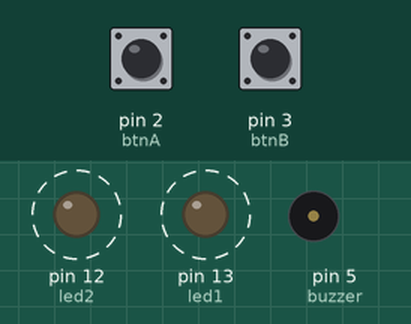
A sketch run on a simulated Arduino Uno, built with avr-gcc and run on an emulated ATmega328P. Parts: output pins drawn as LEDs (lit = HIGH), buzzer (waves = sounding). Dashed ring = blinking. The test bench sets the inputs (shaded band); at power-on: pin 2 (btnA) HIGH, pin 3 (btnB) HIGH.

Above: at 1.2 s.
1.3 s: pin 2 (btnA) pulled LOW for 0.15 s
At 4.2 s:
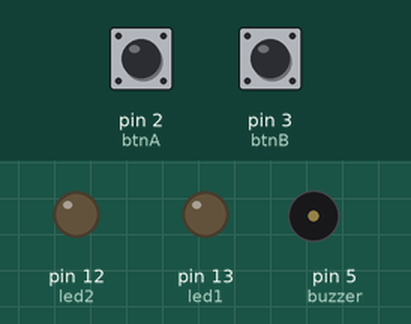
4.3 s: pin 3 (btnB) pulled LOW for 0.15 s
At 5.07 s:
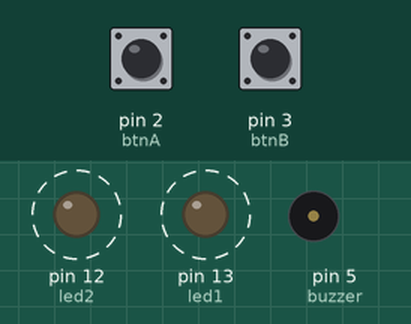
Timing chart, 0 to 13.3 s (numbered marks = the images above; inputs shaded):
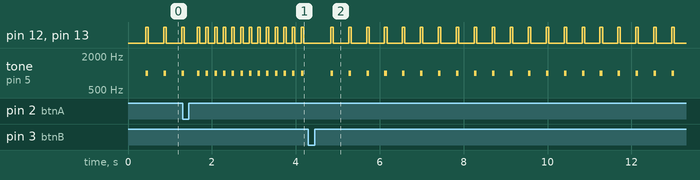

Measured:
- after the input at 4.3 s, pin 12 (led2), pin 13 (led1): alternates HIGH for 0.06 s and LOW for 0.37 s, starting after 0.53 s; tone on pin 5 (buzzer): alternates 1000 Hz for 0.06 s and silent for 0.37 s, starting after 0.53 s
- by itself, pin 12 (led2), pin 13 (led1): repeats every 0.21 s: HIGH 0.06 s, LOW 0.15 s
- by itself, tone on pin 5 (buzzer): repeats every 0.21 s: 1000 Hz 0.06 s, silent 0.15 s

The sketch:

metronome.ino
```cpp
// 節拍器
// 腳位：Button A = D2, Button B = D3, Buzzer = D5, LED1(藍) = D13, LED2(紅) = D12
// Button A：BPM +50（上限 500）
// Button B：BPM -50（下限 20）

int btnA   = 2;
int btnB   = 3;
int buzzer = 5;
int led1   = 13;
int led2   = 12;

int bpm = 140;  // 40~240 的中間值

unsigned long lastBeat  = 0;
unsigned long lastPressA = 0;
unsigned long lastPressB = 0;
const int debounce = 50;  // 防彈跳時間（ms）

void setup() {
  pinMode(btnA,   INPUT_PULLUP);  // 按下 = LOW
  pinMode(btnB,   INPUT_PULLUP);
  pinMode(buzzer, OUTPUT);
  pinMode(led1,   OUTPUT);
  pinMode(led2,   OUTPUT);
}

void loop() {
  unsigned long now = millis();

  // 按鈕 A：BPM +50
  if (digitalRead(btnA) == LOW && now - lastPressA > debounce) {
    lastPressA = now;
    if (bpm < 500) {
      bpm += 50;
      lastBeat = now;  // 立即以新 BPM 重新計時
    }
  }

  // 按鈕 B：BPM -50
  if (digitalRead(btnB) == LOW && now - lastPressB > debounce) {
    lastPressB = now;
    if (bpm > 20) {
      bpm -= 50;
      lastBeat = now;  // 立即以新 BPM 重新計時
    }
  }

  // 節拍觸發
  unsigned long interval = 60000UL / bpm;
  if (now - lastBeat >= interval) {
    lastBeat = now;
    beat();
  }
}

void beat() {
  tone(buzzer, 1000, 60);   // 嗶 60ms
  digitalWrite(led1, HIGH);
  digitalWrite(led2, HIGH);
  delay(60);
  digitalWrite(led1, LOW);
  digitalWrite(led2, LOW);
}
```
